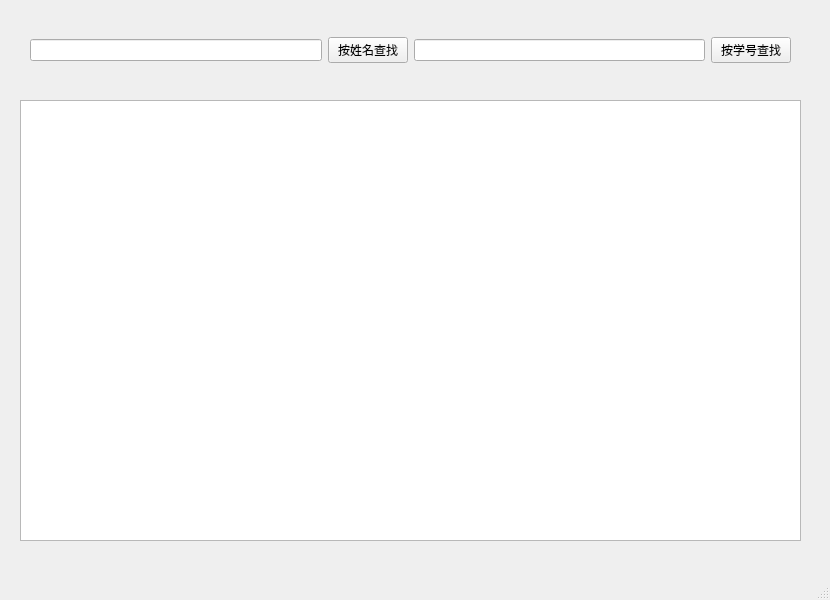
<?xml version="1.0" encoding="UTF-8"?>
<ui version="4.0">
 <class>searchwindow</class>
 <widget class="QMainWindow" name="searchwindow">
  <property name="geometry">
   <rect>
    <x>0</x>
    <y>0</y>
    <width>830</width>
    <height>600</height>
   </rect>
  </property>
  <property name="windowTitle">
   <string>查找</string>
  </property>
  <widget class="QWidget" name="centralwidget">
   <widget class="QTableWidget" name="tableWidget">
    <property name="geometry">
     <rect>
      <x>20</x>
      <y>100</y>
      <width>781</width>
      <height>441</height>
     </rect>
    </property>
   </widget>
   <widget class="QWidget" name="horizontalLayoutWidget">
    <property name="geometry">
     <rect>
      <x>30</x>
      <y>10</y>
      <width>761</width>
      <height>80</height>
     </rect>
    </property>
    <layout class="QHBoxLayout" name="horizontalLayout">
     <item>
      <widget class="QLineEdit" name="name_line"/>
     </item>
     <item>
      <widget class="QPushButton" name="name_button">
       <property name="text">
        <string>按姓名查找</string>
       </property>
      </widget>
     </item>
     <item>
      <widget class="QLineEdit" name="number_line"/>
     </item>
     <item>
      <widget class="QPushButton" name="number_button">
       <property name="text">
        <string>按学号查找</string>
       </property>
      </widget>
     </item>
    </layout>
   </widget>
  </widget>
  <widget class="QMenuBar" name="menubar">
   <property name="geometry">
    <rect>
     <x>0</x>
     <y>0</y>
     <width>830</width>
     <height>17</height>
    </rect>
   </property>
  </widget>
  <widget class="QStatusBar" name="statusbar"/>
 </widget>
 <resources/>
 <connections/>
</ui>
